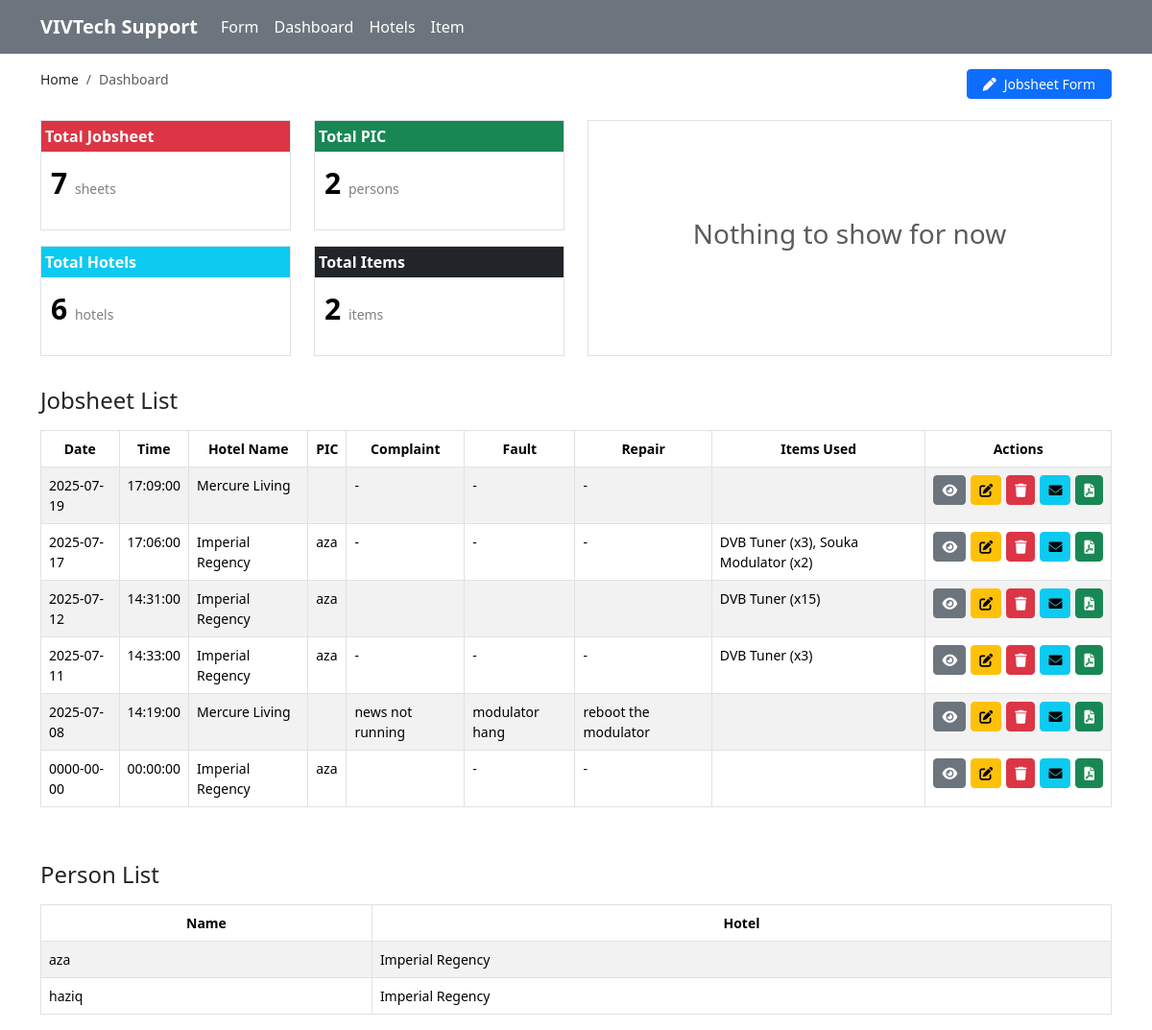
Page /dashboard.php on the committed database.
### tables this page shows
CREATE TABLE `jobsheet` (
  `id` int(11) NOT NULL,
  `date` date DEFAULT NULL,
  `time` time DEFAULT NULL,
  `complaint` text DEFAULT NULL,
  `fault` text DEFAULT NULL,
  `repair` text DEFAULT NULL,
  `hotel_id` int(11) DEFAULT NULL,
  `person_id` int(11) DEFAULT NULL,
  `task_type` enum('troubleshoot','installation','dismantle') NOT NULL DEFAULT 'troubleshoot',
  `troubleshoot_note` text DEFAULT NULL,
  `install_note` text DEFAULT NULL,
  `dismantle_note` text DEFAULT NULL
);

CREATE TABLE `hotel` (
  `id` int(11) NOT NULL,
  `name` varchar(50) NOT NULL,
  `state` varchar(45) NOT NULL
);

CREATE TABLE `hotel_person` (
  `picid` int(11) NOT NULL,
  `picname` varchar(255) NOT NULL,
  `email` varchar(45) NOT NULL,
  `hotel_id` int(11) NOT NULL
);

### dashboard.php (the view, shortened to what this page needs)
<?php
include 'db.php';
$hotelperson = $conn->query("SELECT h.name AS hotel_name, p.picname AS person_name FROM hotel h JOIN hotel_person p ON h.id = p.hotel_id ORDER BY h.name, p.picname;");
$jobsheetResult = $conn->query("
SELECT
    j.id,
    j.date,
    j.time,
    h.name AS hotel_name,
    p.picname AS person_name,
    p.email AS person_email,
    j.task_type,
    j.complaint,
    j.fault,
    j.repair,
    GROUP_CONCAT(CONCAT(i.name, ' (x', ji.quantity, ')') SEPARATOR ', ') AS items_used
FROM
    jobsheet j
JOIN
    hotel h ON j.hotel_id = h.id
LEFT JOIN
    hotel_person p ON j.person_id = p.picid
LEFT JOIN
    jobsheet_items ji ON j.id = ji.jobsheet_id
LEFT JOIN
    items i ON ji.item_id = i.id
GROUP BY
    j.id
ORDER BY
    j.date DESC
LIMIT 6;
");
?>
<!DOCTYPE html>
<html lang="en">
<head>
    <link href="https://cdn.jsdelivr.net/npm/bootstrap@5.3.7/dist/css/bootstrap.min.css" rel="stylesheet"
>
    <link rel="stylesheet" href="https://cdn.datatables.net/2.3.2/css/dataTables.dataTables.css" />
    <link rel="stylesheet" href="https://cdnjs.cloudflare.com/ajax/libs/font-awesome/6.0.0-beta3/css/all.min.css">
    <link rel="stylesheet" href="style.css">
</head>
<body>
    <div class="container">
        <div class="row mt-3">
            <div class="col-lg-12">
                <div class="d-flex justify-content-between">
                    <nav aria-label="breadcrumb">
                        <ol class="breadcrumb">
                            <li class="breadcrumb-item"><a class="text-decoration-none text-dark"
                                    href="index.php">Home</a>
                            </li>
                            <li class="breadcrumb-item active" aria-current="page">Dashboard</li>
                        </ol>
                    </nav>
                    <div>
                        <a href="index.php" class="btn btn-sm btn-primary px-3"><i
                                class="fa-solid fa-pen pe-2"></i>Jobsheet
                            Form</a>
                    </div>
                </div>
            </div>
        </div>
        <div class="row">
            <div class="col-lg-12 d-flex justify-content-end">
            </div>
        </div>
        <div class="row">
            <div class="col-lg-6 col-12">
                <div>
                    <div class="row">
                        <div class="col-lg-6 col-12">
                            <div class="border count-box box">
                                <div class="bg-danger p-1 pl-2">
                                    <p class="mb-0 count-title">Total Jobsheet</p>
                                </div>
                                <div class="count-body">
                                    <p>
                                        <?php
                                        $stmt = $conn->prepare("SELECT COUNT(*) AS total_jobsheet FROM jobsheet");
                                        $stmt->execute();
                                        $result = $stmt->get_result();
                                        $row = $result->fetch_assoc();
                                        echo $row['total_jobsheet'];
                                        ?>
                                        <span>sheets</span>
                                    </p>
                                </div>
                            </div>
                        </div>
                        <div class="col-lg-6 col-12">
                            <div class="border count-box box">
                                <div class="bg-success p-1 pl-2">
                                    <p class="mb-0 count-title">Total PIC</p>
                                </div>
                                <div class="count-body">
                                    <p>
                                        <?php
                                        $stmt = $conn->prepare("SELECT COUNT(*) AS total_pic FROM hotel_person");
                                        $stmt->execute();
                                        $result = $stmt->get_result();
                                        $row = $result->fetch_assoc();
                                        echo $row['total_pic'];
                                        ?>
                                        <span>persons</span>
                                    </p>
                                </div>
                            </div>
                        </div>
                    </div>
                    <div class="row mt-3">
                        <div class="col-lg-6 col-12">
                            <div class="border count-box box">
                                <div class="bg-info p-1 pl-2">
                                    <p class="mb-0 count-title">Total Hotels</p>
                                </div>
                                <div class="count-body">
                                    <p>
                                        <?php
                                        $stmt = $conn->prepare("SELECT COUNT(*) AS total_hotel FROM hotel");
                                        $stmt->execute();
                                        $result = $stmt->get_result();
                                        $row = $result->fetch_assoc();
                                        echo $row['total_hotel'];
                                        ?>
                                        <span>hotels</span>
                                    </p>
                                </div>
                            </div>
                        </div>
                        <div class="col-lg-6 col-12">
                            <div class="border count-box box">
                                <div class="bg-dark p-1 pl-2">
                                    <p class="mb-0 count-title">Total Items</p>
                                </div>
                                <div class="count-body">
                                    <p>
                                        <?php
                                        $stmt = $conn->prepare("SELECT COUNT(*) AS total_items FROM items");
                                        $stmt->execute();
                                        $result = $stmt->get_result();
                                        $row = $result->fetch_assoc();
                                        echo $row['total_items'];
                                        ?>
                                        <span>items</span>
                                    </p>
                                </div>
                            </div>
                        </div>
                    </div>
                </div>
            </div>
            <div class="col-lg-6 col-12">
                <div class="border p-3 h-100 fw-bold d-flex align-items-center justify-content-center">
                    <h3 class="text-muted">Nothing to show for now</h3>
                </div>
            </div>
        </div>
        <div class="row mt-4">
            <div class="col-lg-12">
                <h4 class="py-2">Jobsheet List</h4>
                <div class="table-responsive">
                    <table id="jobsheetTable" class="table table-bordered table-striped mb-5">
                        <thead class="thead-dark">
                            <tr>
                                <th>Date</th>
                                <th>Time</th>
                                <th>Hotel Name</th>
                                <th>PIC</th>
                                <th>Complaint</th>
                                <th>Fault</th>
                                <th>Repair</th>
                                <th>Items Used</th>
                                <th>Actions</th>
                            </tr>
                        </thead>
                        <tbody>
                            <?php while ($row = $jobsheetResult->fetch_assoc()): ?>
                                <tr>
                                    <td><?php echo $row["date"]; ?></td>
                                    <td><?php echo $row["time"]; ?></td>
                                    <td><?php echo $row["hotel_name"]; ?></td>
                                    <td><?php echo $row["person_name"]; ?></td>
                                    <td><?php echo $row["complaint"]; ?></td>
                                    <td><?php echo $row["fault"]; ?></td>
                                    <td><?php echo $row["repair"]; ?></td>
                                    <td><?php echo $row["items_used"]; ?></td>
                                    <td>
                                        <div class="d-flex flex-row" style="gap: 5px;">
                                            <button class="btn btn-sm btn-secondary view-details-btn" data-toggle="modal"
                                                data-target="#jobsheetDetailsModal" data-id="<?php echo $row['id']; ?>">
                                                <i class="fa-solid fa-eye"></i>
                                            </button>
                                            <button class="btn btn-sm btn-warning edit-jobsheet-btn"
                                                data-id="<?= $row['id'] ?>">
                                                <i class="fa-solid fa-edit"></i>
                                            </button>
                                            <button class="btn btn-sm btn-danger delete-jobsheet-btn"
                                                data-id="<?= $row['id'] ?>">
                                                <i class="fa-solid fa-trash"></i>
                                            </button>
                                            <a href="mailto:<?= $row['person_email'] ?>?subject=Support%20Job%20Update&body=Dear%20<?= urlencode($row['person_name']) ?>,"
                                                class="btn btn-sm btn-info">
                                                <i class="fa-solid fa-envelope"></i>
                                            </a>
                                            <a href="generatepdf.php?id=<?= $row['id'] ?>" class="btn btn-sm btn-success"
                                                target="_blank">
                                                <i class="fa-solid fa-file-pdf"></i>
                                            </a>
                                        </div>
                                    </td>
                                </tr>
                            <?php endwhile; ?>
                        </tbody>
                    </table>
                </div>
            </div>
        </div>
        <div class="row">
            <div class="col-lg-12">
                <h4 class="py-2">Person List</h4>
                <table id="personTable" class="table table-bordered table-striped">
                    <thead class="thead-dark">
                        <tr>
                            <th>Name</th>
                            <th>Hotel</th>
                        </tr>
                    </thead>
                    <tbody>
                        <?php while ($row = $hotelperson->fetch_assoc()): ?>
                            <tr>
                                <td><?= $row['person_name'] ?></td>
                                <td><?= $row['hotel_name'] ?></td>
                            </tr>
                        <?php endwhile; ?>
                    </tbody>
                </table>
            </div>
        </div>
    </div>
</body>
</html>

### style.css (style rules this page uses)
table td, table th { font-size: 14px !important; }
.breadcrumb { font-size: 14px; }
html { width: 100vw; }

### dashboard.php (style rules this page uses)
body { overflow-x: hidden; }
table thead tr th { text-align: center; white-space: nowrap; overflow: hidden; text-overflow: ellipsis; }
.count-title { font-size: 16px; font-weight: bold; color: #fff; }
.count-body p { font-size: 30px; font-weight: bold; color: #000; padding: 10px; }
.count-body span { font-size: 14px; font-weight: lighter; color: #808080; }

### rows in the picture
jobsheet: date "2025-07-19", time "17:09:00", hotel.name "Mercure Living", complaint "-", fault "-", repair "-"
jobsheet: date "2025-07-17", time "17:06:00", hotel.name "Imperial Regency", person.picname "aza", complaint "-", fault "-", repair "-", items_used "DVB Tuner (x3), Souka Modulator (x2)"
jobsheet: date "2025-07-12", time "14:31:00", hotel.name "Imperial Regency", person.picname "aza", items_used "DVB Tuner (x15)"
jobsheet: date "2025-07-11", time "14:33:00", hotel.name "Imperial Regency", person.picname "aza", complaint "-", fault "-", repair "-", items_used "DVB Tuner (x3)"
jobsheet: date "2025-07-08", time "14:19:00", hotel.name "Mercure Living", complaint "news not running", fault "modulator hang", repair "reboot the modulator"
jobsheet: date "0000-00-00", time "00:00:00", hotel.name "Imperial Regency", person.picname "aza", fault "-", repair "-"
hotel_person: picname "aza", hotel.name "Imperial Regency"
hotel_person: picname "haziq", hotel.name "Imperial Regency"

### other values in the picture
$row['total_jobsheet'] "7"
$row['total_pic'] "2"
$row['total_hotel'] "6"
$row['total_items'] "2"
